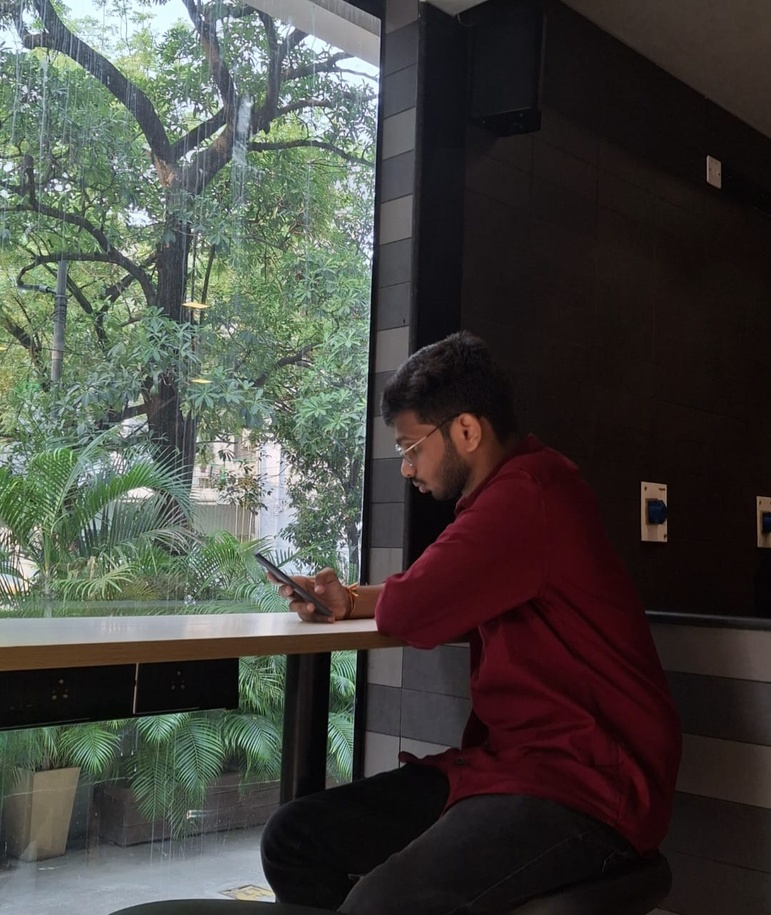
#> input picture source-photo.jpg, 771 x 915 px, shrunk from 1080 x 1281 before the run, found by its file name
$ python prep_avatar.py
#> lines starting #> are read from the running program, lines starting #| are printed output that depends on the picture
#> further down, img is the input picture: PIL image 771x915 RGB; mean R, G, B 69, 68.3, 63.4
"""
Lightweight background removal for GitHub avatars (solid background color).

Flood-fills from the image border using color distance, then composites the
subject onto white and boosts local contrast. Output is consumed by
make_ascii_svg.py. For real photos use prep_photo.py (rembg-based) instead.

    python scripts/prep_avatar.py <input.jpg> [output.png]
"""
import sys
from collections import deque

import numpy as np
from PIL import Image, ImageFilter

INP = sys.argv[1] if len(sys.argv) > 1 else "source-photo.jpg"
OUT = sys.argv[2] if len(sys.argv) > 2 else "source-prepped.png"
THRESH = 60
FEATHER = 2


def remove_bg(rgb):
    h, w, _ = rgb.shape
#> h = 915; w = 771
    dist = np.zeros((h, w), np.float32)
    dist += (rgb[..., 0] - rgb[0, 0, 0]) ** 2
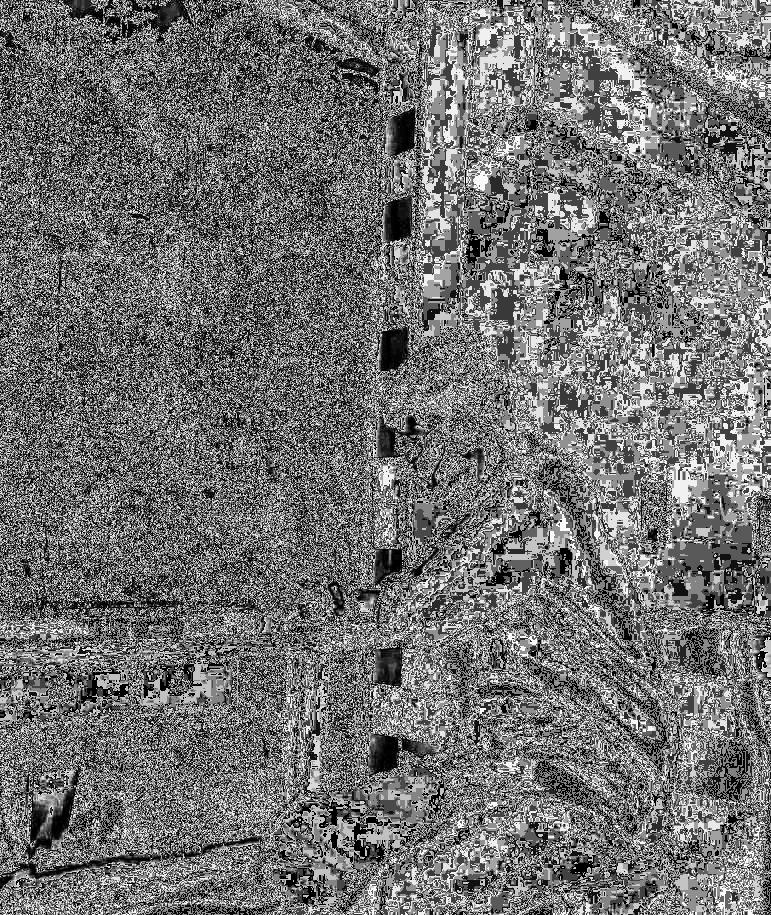
#> dist: shape (915, 771) float32; min 0, max 249, mean 113.1
    dist += (rgb[..., 1] - rgb[0, 0, 1]) ** 2
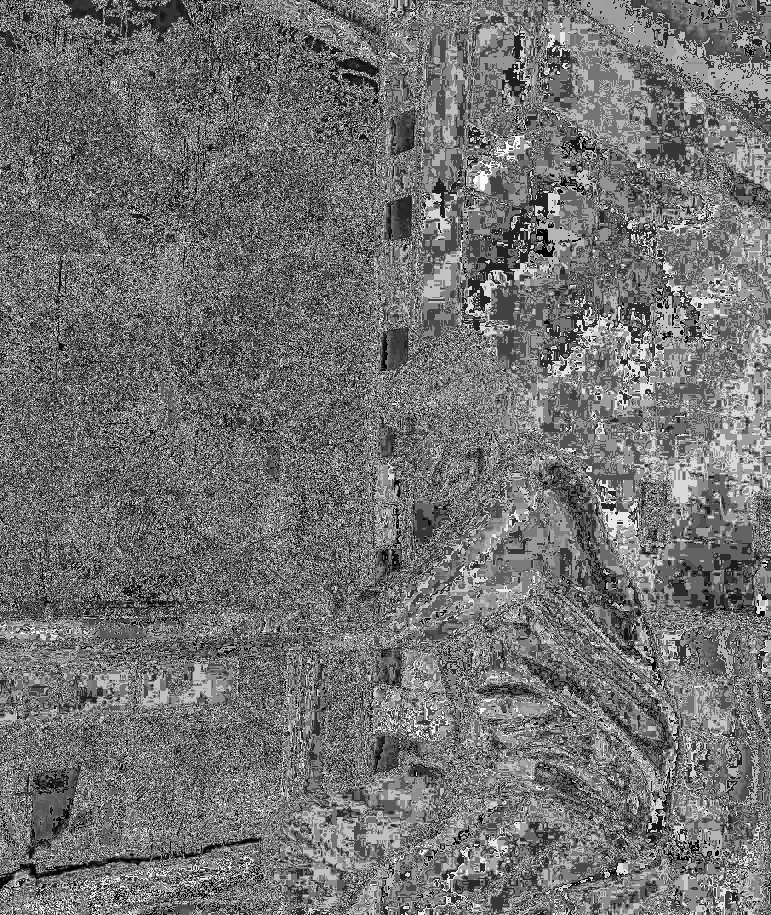
#> dist: shape (915, 771) float32; min 0, max 498, mean 223.2; drawn with min black and max white
    dist += (rgb[..., 2] - rgb[0, 0, 2]) ** 2
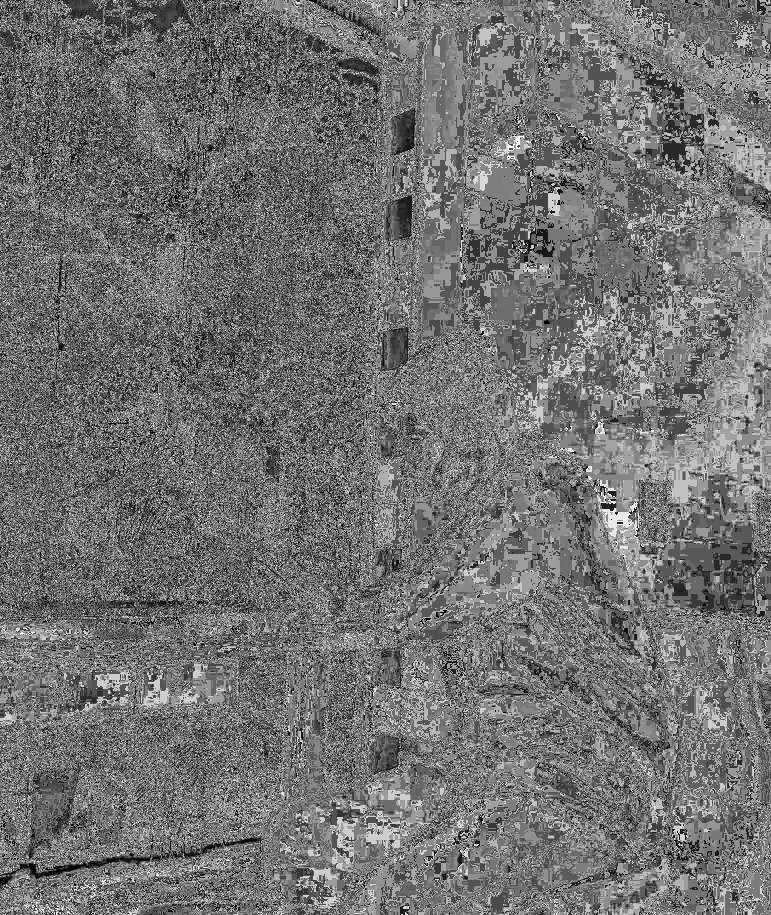
#> dist: shape (915, 771) float32; min 0, max 747, mean 335.4; drawn with min black and max white
    dist = np.sqrt(dist)
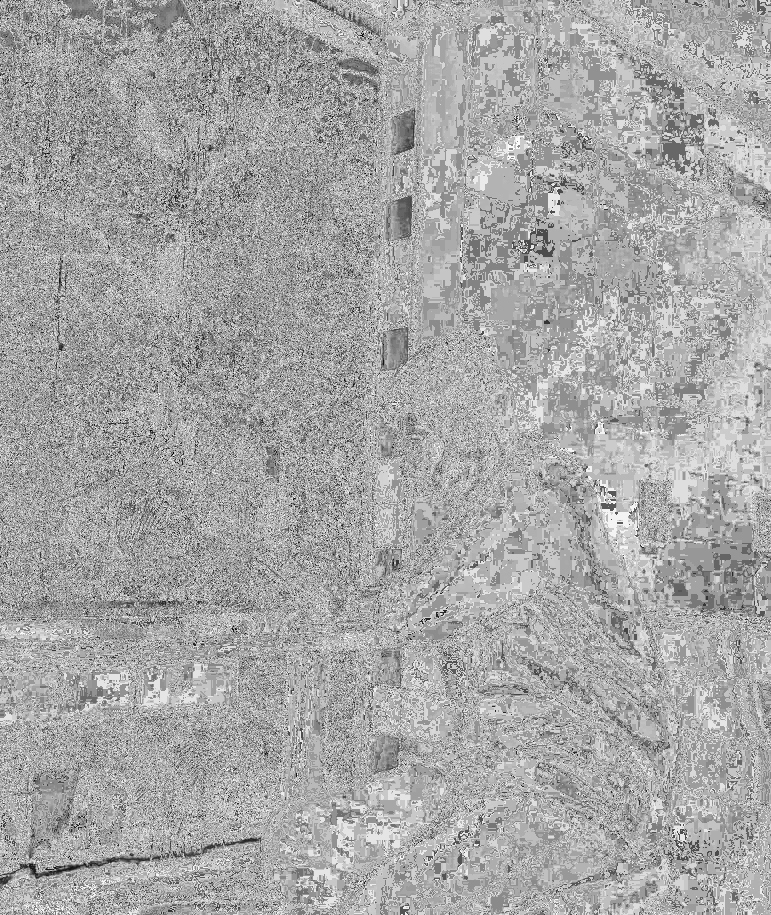
#> dist: shape (915, 771) float32; min 0, max 27.33, mean 17.9; drawn with min black and max white

    mask = np.zeros((h, w), bool)
    q = deque()
    for x in range(w):
        for y in (0, h - 1):
            if dist[y, x] < THRESH and not mask[y, x]:
                mask[y, x] = True
                q.append((y, x))
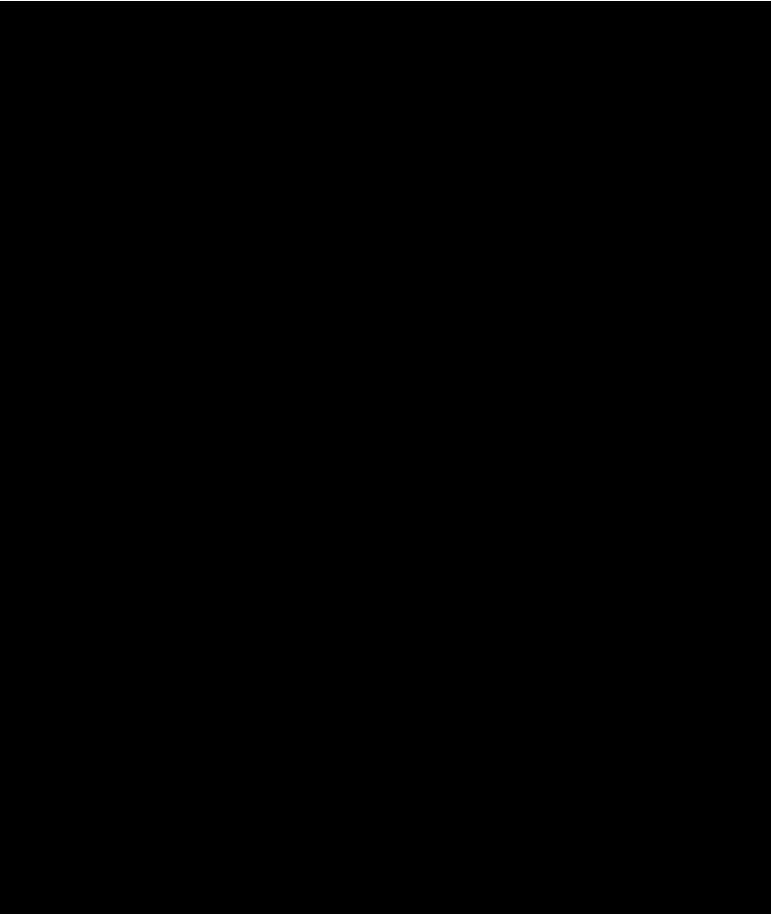
#> mask: shape (915, 771) bool; 0.22% white in thin lines or dots
    for y in range(h):
        for x in (0, w - 1):
            if dist[y, x] < THRESH and not mask[y, x]:
                mask[y, x] = True
                q.append((y, x))
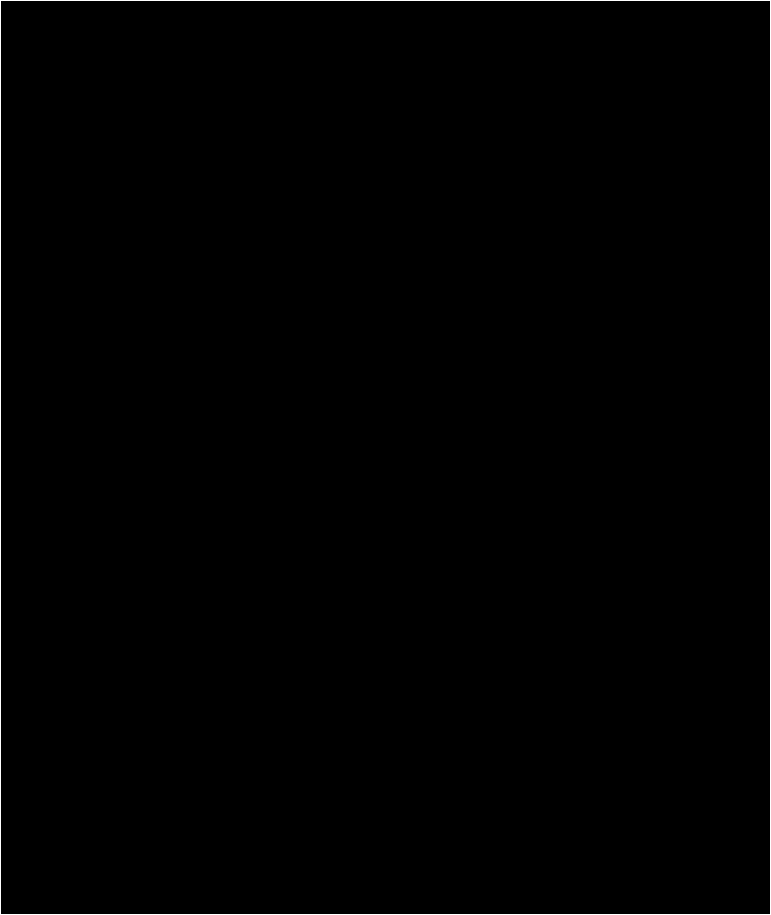
#> mask: shape (915, 771) bool; 0.48% white in thin lines or dots
    while q:
        y, x = q.popleft()
        for dy, dx in ((-1, 0), (1, 0), (0, -1), (0, 1)):
            ny, nx = y + dy, x + dx
            if 0 <= ny < h and 0 <= nx < w and not mask[ny, nx] and dist[ny, nx] < THRESH:
                mask[ny, nx] = True
                q.append((ny, nx))
#> mask: shape (915, 771) bool; every value is 1
    return ~mask


img = Image.open(INP).convert("RGB")
rgb = np.array(img)
alpha = remove_bg(rgb)
#> alpha: shape (915, 771) bool; every value is 0
am = Image.fromarray((alpha * 255).astype(np.uint8)).filter(
    ImageFilter.GaussianBlur(FEATHER)
)

out = Image.new("RGB", img.size, (255, 255, 255))
#> out: PIL image 771x915 RGB; every value is 255
out.paste(img, (0, 0), am)

gray = np.array(out.convert("L")).astype(np.float32)
#> gray: shape (915, 771) float32; every value is 255
blur = np.array(out.convert("L").filter(ImageFilter.GaussianBlur(radius=24))).astype(np.float32)
gray = gray * 1.12 + 0.35 * (gray - blur) + 20
#> gray: shape (915, 771) float32; every value is 305.6
gray = np.clip(gray, 0, 255).astype(np.uint8)
#> gray: shape (915, 771); every value is 255

Image.fromarray(gray).save(OUT)
print("wrote", OUT, img.size)
#| wrote source-prepped.png (771, 915)
